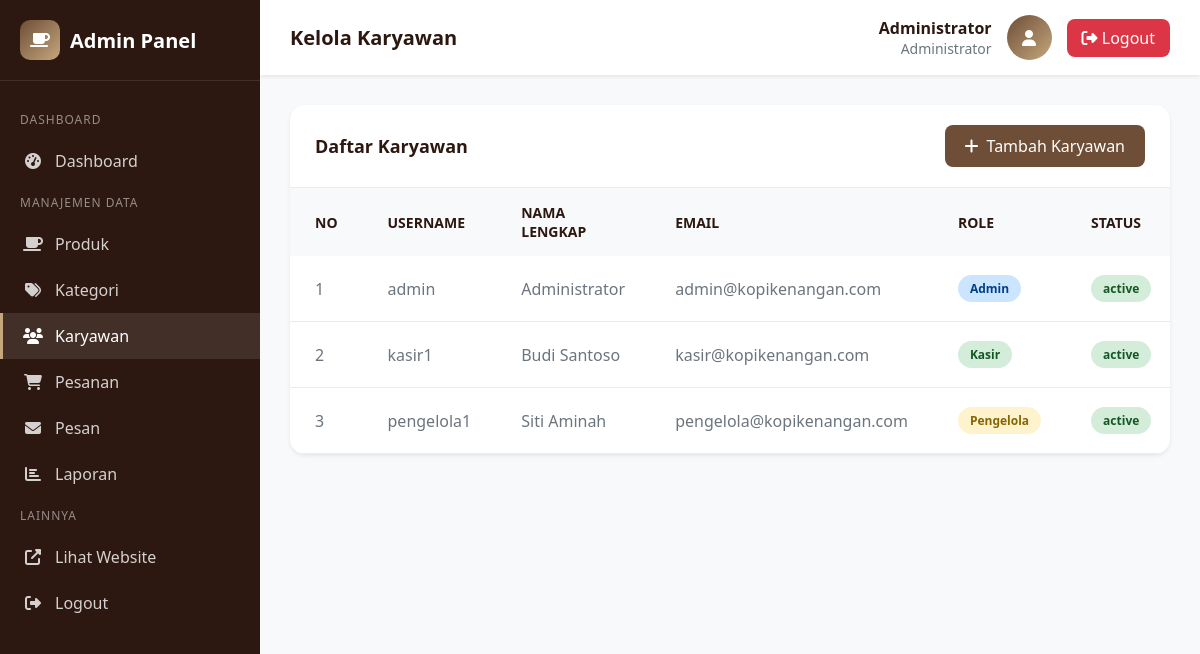
Screenshot of /admin/users/index.php (signed in) with the database file from the repository.
### tables this page shows
CREATE TABLE IF NOT EXISTS users (
    id INT PRIMARY KEY AUTO_INCREMENT,
    username VARCHAR(50) NOT NULL UNIQUE,
    password VARCHAR(255) NOT NULL,
    nama_lengkap VARCHAR(100) NOT NULL,
    email VARCHAR(100) NOT NULL,
    role ENUM('admin', 'kasir', 'pengelola') DEFAULT 'kasir',
    status ENUM('active', 'inactive') DEFAULT 'active',
    created_at TIMESTAMP DEFAULT CURRENT_TIMESTAMP
);

### config/functions.php (called while the page is built, shortened)
<?php
require_once 'database.php';
function getAllUsers()
{
    global $conn;
    $result = $conn->query("SELECT * FROM users ORDER BY created_at DESC");
    return $result->fetch_all(MYSQLI_ASSOC);
}

### admin/users/index.php (the view, shortened to what this page needs)
<?php
require_once '../../config/functions.php';
$users = getAllUsers();
?>
<!DOCTYPE html>
<html lang="id">
<head>
    <link rel="stylesheet" href="https://cdnjs.cloudflare.com/ajax/libs/font-awesome/6.4.0/css/all.min.css">
</head>
<body>
    <aside class="sidebar">
        <div class="sidebar-brand">
            <div class="logo-icon"><i class="fas fa-coffee"></i></div>
            <span>Admin Panel</span>
        </div>
        <nav class="sidebar-menu">
            <div class="menu-section">Dashboard</div>
            <a href="index.php" class="menu-item"><i class="fas fa-tachometer-alt"></i><span>Dashboard</span></a>
            <div class="menu-section">Manajemen Data</div>
            <a href="../products/index.php" class="menu-item"><i class="fas fa-coffee"></i><span>Produk</span></a>
            <a href="../categories/index.php" class="menu-item"><i class="fas fa-tags"></i><span>Kategori</span></a>
            <a href="../users/index.php" class="menu-item active"><i class="fas fa-users"></i><span>Karyawan</span></a>
            <a href="../orders/index.php" class="menu-item"><i class="fas fa-shopping-cart"></i><span>Pesanan</span></a>
            <a href="../messages/index.php" class="menu-item"><i class="fas fa-envelope"></i><span>Pesan</span></a>
            <a href="../reports/index.php" class="menu-item"><i class="fas fa-chart-bar"></i><span>Laporan</span></a>
            <div class="menu-section">Lainnya</div>
            <a href="../index.php" class="menu-item" target="_blank"><i class="fas fa-external-link-alt"></i><span>Lihat
                    Website</span></a>
            <a href="logout.php" class="menu-item"><i class="fas fa-sign-out-alt"></i><span>Logout</span></a>
        </nav>
    </aside>
    <main class="main-content">
        <header class="admin-header">
            <h1 class="header-title">Kelola Karyawan</h1>
            <div class="header-user">
                <div class="user-info">
                    <div class="user-name">
                        <?= $_SESSION['admin_nama'] ?>
                    </div>
                    <div class="user-role">Administrator</div>
                </div>
                <div class="user-avatar"><i class="fas fa-user"></i></div>
                <a href="logout.php" class="btn-logout"><i class="fas fa-sign-out-alt"></i> Logout</a>
            </div>
        </header>
        <div class="content">
            <div class="card">
                <div class="card-header">
                    <h2 class="card-title">Daftar Karyawan</h2>
                    <a href="add.php" class="btn-add"><i class="fas fa-plus"></i> Tambah Karyawan</a>
                </div>
                <div class="card-body">
                    <table class="table">
                        <thead>
                            <tr>
                                <th>No</th>
                                <th>Username</th>
                                <th>Nama Lengkap</th>
                                <th>Email</th>
                                <th>Role</th>
                                <th>Status</th>
                            </tr>
                        </thead>
                        <tbody>
                            <?php foreach ($users as $index => $user): ?>
                                <tr>
                                    <td>
                                        <?= $index + 1 ?>
                                    </td>
                                    <td>
                                        <?= $user['username'] ?>
                                    </td>
                                    <td>
                                        <?= $user['nama_lengkap'] ?>
                                    </td>
                                    <td>
                                        <?= $user['email'] ?>
                                    </td>
                                    <td><span class="status-badge <?= $user['role'] ?>">
                                            <?= ucfirst($user['role']) ?>
                                        </span></td>
                                    <td><span class="status-badge <?= $user['status'] ?>">
                                            <?= $user['status'] ?>
                                        </span></td>
                                </tr>
                            <?php endforeach; ?>
                        </tbody>
                    </table>
                </div>
            </div>
        </div>
    </main>
</body>
</html>

### admin/users/index.php (style rules this page uses)
:root { --primary: #6F4E37; --primary-dark: #5D4037; --secondary: #C4A77D; --dark: #2C1810; --white: #ffffff; --gray-100: #f8f9fa; --gray-200: #e9ecef; --gray-600: #6c757d; --success: #28a745; --danger: #dc3545; --warning: #ffc107; --info: #17a2b8; --shadow: 0 0.125rem 0.25rem rgba(0, 0, 0, 0.075); }
* { margin: 0; padding: 0; box-sizing: border-box; }
body { font-family: 'Segoe UI', sans-serif; background: var(--gray-100); min-height: 100vh; }
.sidebar { position: fixed; top: 0; left: 0; width: 260px; height: 100vh; background: var(--dark); color: var(--white); z-index: 100; }
.sidebar-brand { padding: 20px; display: flex; align-items: center; gap: 10px; border-bottom: 1px solid rgba(255, 255, 255, 0.1); }
.sidebar-brand .logo-icon { width: 40px; height: 40px; background: linear-gradient(135deg, var(--primary), var(--secondary)); border-radius: 10px; display: flex; align-items: center; justify-content: center; }
.sidebar-brand span { font-size: 1.25rem; font-weight: 700; }
.sidebar-menu { padding: 20px 0; }
.menu-section { padding: 10px 20px; font-size: 0.75rem; text-transform: uppercase; color: rgba(255, 255, 255, 0.5); letter-spacing: 1px; }
.menu-item { padding: 12px 20px; display: flex; align-items: center; gap: 12px; color: rgba(255, 255, 255, 0.8); text-decoration: none; transition: all 0.3s; border-left: 3px solid transparent; }
.menu-item:hover, .menu-item.active { background: rgba(255, 255, 255, 0.1); color: var(--white); border-left-color: var(--secondary); }
.menu-item i { width: 20px; text-align: center; }
.main-content { margin-left: 260px; min-height: 100vh; }
.admin-header { background: var(--white); padding: 15px 30px; display: flex; justify-content: space-between; align-items: center; box-shadow: var(--shadow); position: sticky; top: 0; z-index: 50; }
.header-title { font-size: 1.25rem; font-weight: 600; color: var(--dark); }
.header-user { display: flex; align-items: center; gap: 15px; }
.user-info { text-align: right; }
.user-name { font-weight: 600; color: var(--dark); }
.user-role { font-size: 0.875rem; color: var(--gray-600); }
.user-avatar { width: 45px; height: 45px; background: linear-gradient(135deg, var(--primary), var(--secondary)); border-radius: 50%; display: flex; align-items: center; justify-content: center; color: var(--white); }
.btn-logout { padding: 8px 15px; background: var(--danger); color: var(--white); border: none; border-radius: 8px; cursor: pointer; text-decoration: none; }
.content { padding: 30px; }
.card { background: var(--white); border-radius: 15px; box-shadow: var(--shadow); overflow: hidden; margin-bottom: 30px; }
.card-header { padding: 20px 25px; border-bottom: 1px solid var(--gray-200); display: flex; justify-content: space-between; align-items: center; }
.card-title { font-size: 1.125rem; font-weight: 600; color: var(--dark); }
.card-body { padding: 0; }
.table { width: 100%; border-collapse: collapse; }
.table th, .table td { padding: 15px 25px; text-align: left; }
.table th { background: var(--gray-100); font-weight: 600; color: var(--dark); font-size: 0.875rem; text-transform: uppercase; }
.table td { border-bottom: 1px solid var(--gray-200); color: var(--gray-600); }
.status-badge { display: inline-block; padding: 5px 12px; border-radius: 20px; font-size: 0.75rem; font-weight: 600; }
.status-badge.active { background: #d4edda; color: #155724; }
.status-badge.admin { background: #cce5ff; color: #004085; }
.status-badge.kasir { background: #d4edda; color: #155724; }
.status-badge.pengelola { background: #fff3cd; color: #856404; }
.btn-add { padding: 10px 20px; background: var(--primary); color: var(--white); border: none; border-radius: 8px; font-weight: 500; cursor: pointer; text-decoration: none; display: inline-flex; align-items: center; gap: 8px; }

### rows the page displays
users: username "admin", nama_lengkap "Administrator", email "admin@kopikenangan.com", role "Admin", status "active"
users: username "kasir1", nama_lengkap "Budi Santoso", email "kasir@kopikenangan.com", role "Kasir", status "active"
users: username "pengelola1", nama_lengkap "Siti Aminah", email "pengelola@kopikenangan.com", role "Pengelola", status "active"

### other values shown
$_SESSION['admin_nama'] "Administrator"
